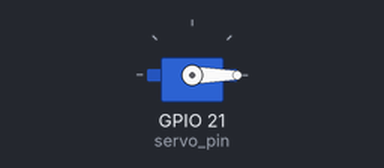
The sketch below on a simulated ESP32. Parts: servo. Servo pulses on a pin are drawn as a servo (544–2400 µs = 0–180°).

Above: at 0.05 s.
At 4.5 s:
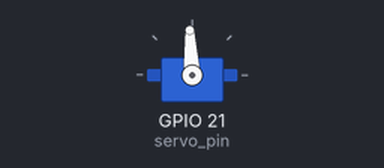
At 9.0 s:
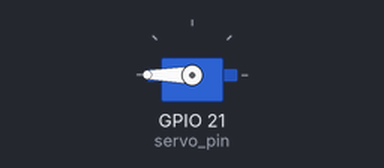
Timing chart, 0 to 11.7 s (numbered marks = the images above):
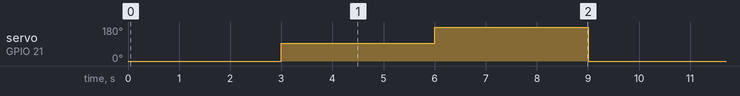

Measured:
- by itself, servo on GPIO 21 (servo_pin): repeats every 9.0 s: 180° 3.0 s, 0° 3.0 s, 93° 3.0 s

The sketch:

servo.ino
```cpp
const int servo_pin = 21;
const int servo_ch = 0;

void setup()
{
  ledcSetup(servo_ch, 50, 12);
  ledcAttachPin(servo_pin, servo_ch);
}

void loop()
{
  int min_duty = (0.5 * 4096) / 20;
  int mid_duty = (1.5 * 4096) / 20;
  int max_duty = (2.5 * 4096) / 20;
  ledcWrite(servo_ch, min_duty);
  delay(3000);
  ledcWrite(servo_ch, mid_duty);
  delay(3000);
  ledcWrite(servo_ch, max_duty);
  delay(3000);
}
```
